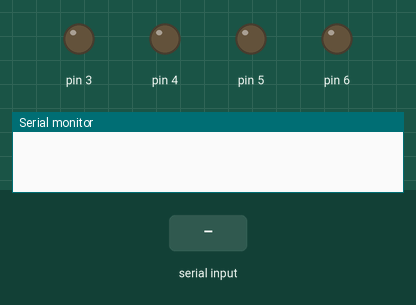
The sketch below on a simulated Arduino Uno, built with avr-gcc and run on an emulated ATmega328P. On the bench: output pins drawn as LEDs (lit = HIGH), the last lines printed to the serial monitor. The inputs (shaded band) are chosen by the test bench.

Above: at 1.2 s.
1.3 s: "w" received over Serial
At 1.8 s:
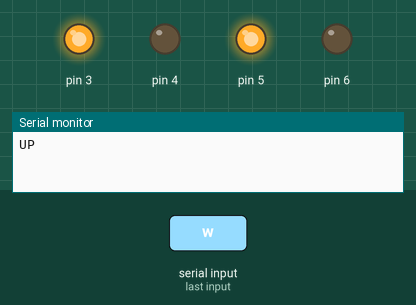
2.8 s: "a" received over Serial
At 4.0 s:
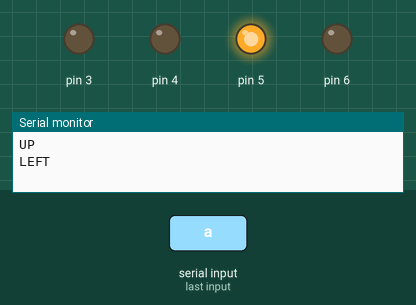
4.3 s: "s" received over Serial
At 5.3 s:
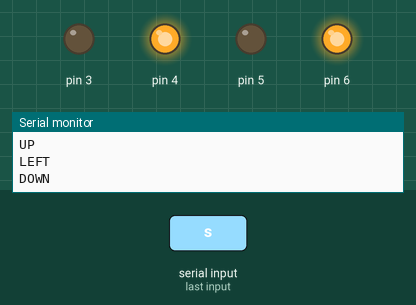
5.8 s: "d" received over Serial
At 6.4 s:
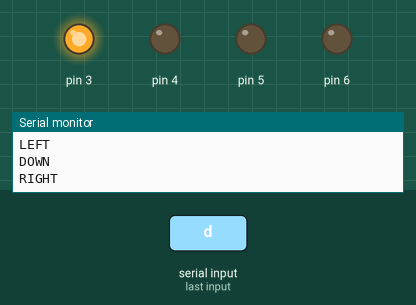
Timing chart, 0 to 8.3 s (numbered marks = the images above; inputs shaded):
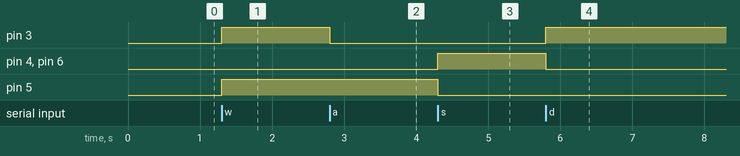

Measured:
- after the input at 1.3 s, pin 3, pin 5: LOW → HIGH at once
- after the input at 2.8 s, pin 3: HIGH → LOW at once
- after the input at 4.3 s, pin 4, pin 6: LOW → HIGH at once; pin 5: HIGH → LOW at once
- after the input at 5.8 s, pin 3: LOW → HIGH at once; pin 4, pin 6: HIGH → LOW at once

The sketch:

arduino_robot_control.ino
```cpp
void up()
  {
    digitalWrite(3,HIGH);
    digitalWrite(4,LOW);
    digitalWrite(5,HIGH);
    digitalWrite(6,LOW);
    Serial.println("UP");
  }

void down()
  {
    digitalWrite(3,LOW);
    digitalWrite(4,HIGH);
    digitalWrite(5,LOW);
    digitalWrite(6,HIGH);
    Serial.println("DOWN");
  }

void pause()
  {
    digitalWrite(3,LOW);
    digitalWrite(4,LOW);
    digitalWrite(5,LOW);
    digitalWrite(6,LOW);
    Serial.println("PAUSED");
  }

void left()
  {
    digitalWrite(3,LOW);
    digitalWrite(4,LOW);
    digitalWrite(5,HIGH);
    digitalWrite(6,LOW);
    Serial.println("LEFT");
  }

void right()
  {
    digitalWrite(3,HIGH);
    digitalWrite(4,LOW);
    digitalWrite(5,LOW);
    digitalWrite(6,LOW);
    Serial.println("RIGHT");
  }


void setup()
{
    pinMode(3,OUTPUT);
    pinMode(4,OUTPUT);
    pinMode(5,OUTPUT);
    pinMode(6,OUTPUT);
    Serial.begin(9600);
}


void loop()
{
  if(Serial.available() > 0)
  {
    char ch = Serial.read();
    if (ch == 'w')
    {
      up();
    }

     else if(ch == 'a'){
           left();
        }

     else if(ch == 's'){
           down();
        }

     else if(ch == 'd'){
           right();
        }

     else if (ch == 'q'){
        pause();
      }

}}
```
